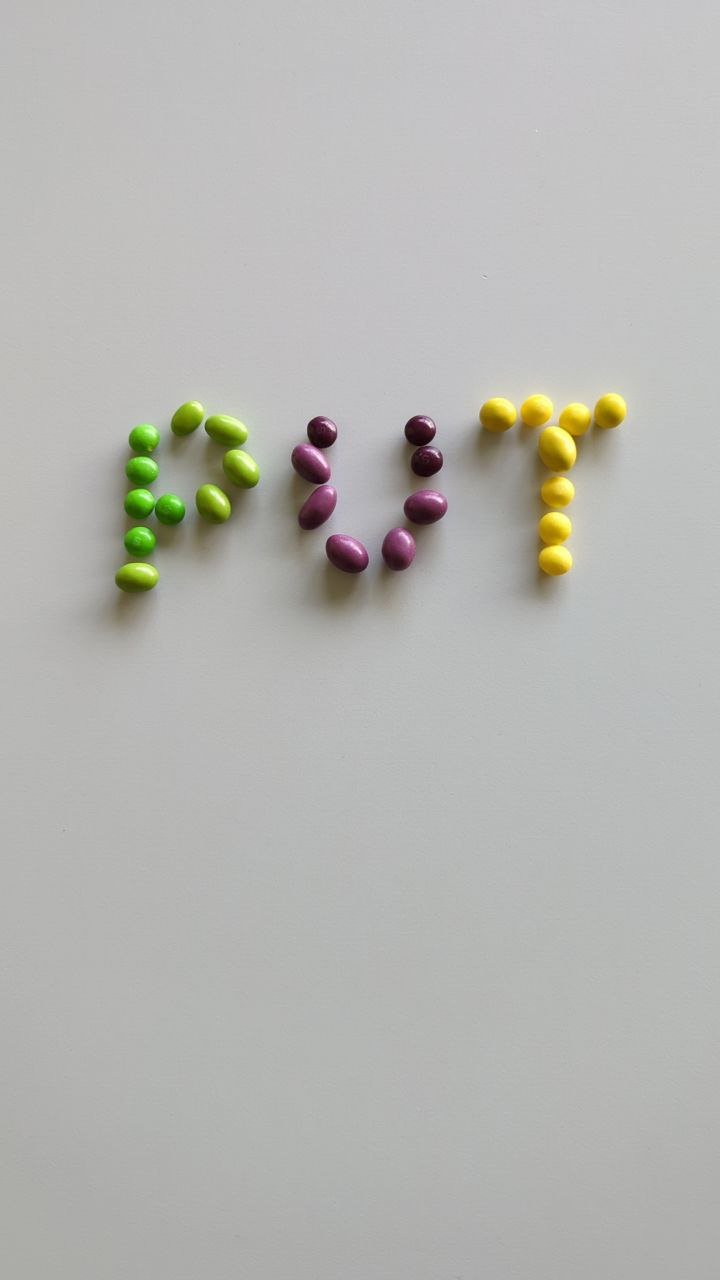
#> input picture data/00.jpg, 720 x 1280 px
$ python -i podejscie3.py   (imports and definitions only)
#> lines starting #> are read from the running program, lines starting #| are printed output that depends on the picture; after the words box and inside, x2 and y2 are one past the last pixel; in counts of white or black regions, pixels touching at a corner belong together
import json
from pathlib import Path
from typing import Dict

import click
import cv2
from tqdm import tqdm

import numpy as np ###################################################### !!!!!!!!!! ##################################

def empty_callback(emm):
    pass

# [7 lines not run here, left out]

def detect(img_path: str) -> Dict[str, int]:
    """Object detection function, according to the project description, to implement.

    Parameters
    ----------
    img_path : str
        Path to processed image.

    Returns
    -------
    Dict[str, int]
        Dictionary with quantity of each object.
    """
#> called with img_path = 'data/00.jpg'
    img = cv2.imread(img_path, cv2.IMREAD_COLOR)
#> img is the input picture: shape (1280, 720, 3); mean B, G, R 178.2, 181.9, 181.8

    #TODO: Implement detection method.

    while True:

        prog = cv2.getTrackbarPos('p1', 'Progi')

        img_hsv = cv2.cvtColor(img, cv2.COLOR_BGR2HSV)
#> img_hsv: shape (1280, 720, 3); mean H, S, V 50.9, 9.5, 183.1
        img_szary = cv2.cvtColor(img_hsv, cv2.COLOR_BGR2GRAY)
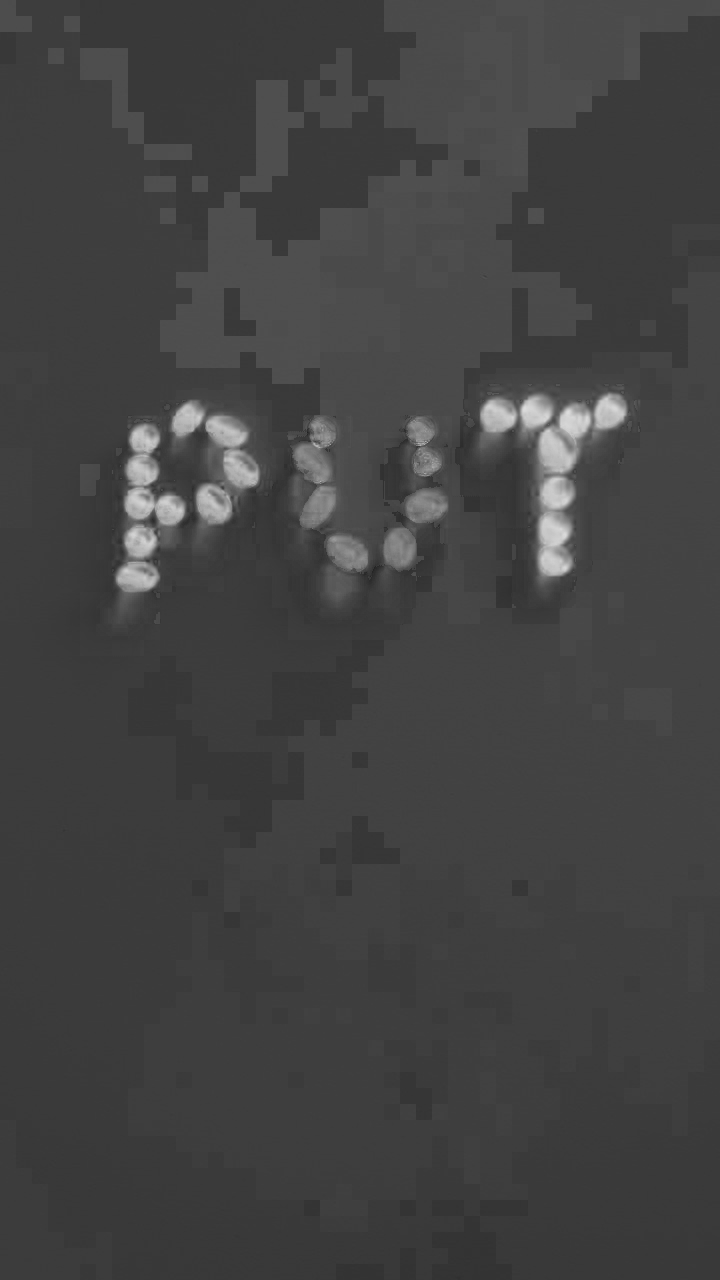
#> img_szary: shape (1280, 720); min 34, max 220, mean 66.1
        res, thresh = cv2.threshold(img_szary, prog, 255, cv2.THRESH_BINARY)
#> thresh: shape (1280, 720); every value is 255
#> res = 0

        thresh = cv2.medianBlur(thresh, 13)

        distance_filter = np.zeros(thresh.shape, dtype=np.uint8)

        distance_filter = cv2.distanceTransform(thresh, cv2.DIST_C, 5)
#> distance_filter: shape (1280, 720) float32; every value is 3.4e+38
        cv2.normalize(distance_filter, distance_filter, 0, 255, cv2.NORM_MINMAX)
#> distance_filter: shape (1280, 720) float32; every value is 0
        distance_filter = distance_filter.astype(np.uint8)
#> distance_filter: shape (1280, 720); every value is 0

        #testowe = cv2.adaptiveThreshold(distance_filter, 255, cv2.ADAPTIVE_THRESH_GAUSSIAN_C, cv2.THRESH_BINARY, 25, 2)
        kernel = np.ones((3, 3), np.uint8)
        dilated = cv2.dilate(distance_filter, kernel)

        srodki = dilated - distance_filter
        res, srodki = cv2.threshold(srodki, 0, 255, cv2.THRESH_BINARY)

        srodki = cv2.medianBlur(srodki, 9)
        kernel = np.ones((9, 9), np.uint8)
        srodki = cv2.erode(srodki, kernel, iterations=2)

        kontury = cv2.Canny(srodki, 30, 150, 3)
        kontury = cv2.dilate(kontury, (3,3), iterations=2)
        #kontury = cv2.erode(kontury, (5,5), iterations = 2)


        (cnt, hierarchy) = cv2.findContours(kontury, cv2.RETR_EXTERNAL, cv2.CHAIN_APPROX_NONE)
#> cnt = []

        #print(len(cnt))

        #bez_tla = np.zeros(img_hsv.shape, dtype=img_hsv.dtype)
        #bez_tla = cv2.bitwise_or(img, bez_tla, mask=thresh)

        cv2.imshow('Kolor', img)
        cv2.imshow('Filtr', srodki)

        #break

        key_code = cv2.waitKey(10)
#> (key Esc is pressed here)
        if key_code == 27:
            # escape key pressed
            break

    red = 0
    yellow = 0
    green = 0
    purple = len(cnt)
#> purple = 0

    return {'red': red, 'yellow': yellow, 'green': green, 'purple': purple}

@click.command()
@click.option('-p', '--data_path', help='Path to data directory', type=click.Path(exists=True, file_okay=False, path_type=Path), required=True)
@click.option('-o', '--output_file_path', help='Path to output file', type=click.Path(dir_okay=False, path_type=Path), required=True)
def main(data_path: Path, output_file_path: Path):
    img_list = data_path.glob('*.jpg')

    results = {}

    #######333
    f = open('tablica_cukierkow.json')
    results_control = json.load(f)
    #print(results_control)
    ##########

    suma = 0 #########################
    suma_kontrolna = 0 #################################3

    for img_path in tqdm(sorted(img_list)):
        fruits = detect(str(img_path))
        results[img_path.name] = fruits
        ##########3
        suma += fruits['purple']          ###########################3
        suma_kontrolna += results_control[img_path.name]['purple']
        print(str(fruits['purple']) + ' / ' + str(results_control[img_path.name]['purple'] + results_control[img_path.name]['red'] + results_control[img_path.name]['yellow'] + results_control[img_path.name]['green']))

    ###########3
    print('Jest:', suma)
    print('Powinno:', suma_kontrolna)
    ###############

    with open(output_file_path, 'w') as ofp:
        json.dump(results, ofp)


# [2 lines not run here, left out]

>>> result = detect('data/00.jpg')
#> result = {'red': 0, 'yellow': 0, 'green': 0, 'purple': 0}

$ run again, on data/02.jpg
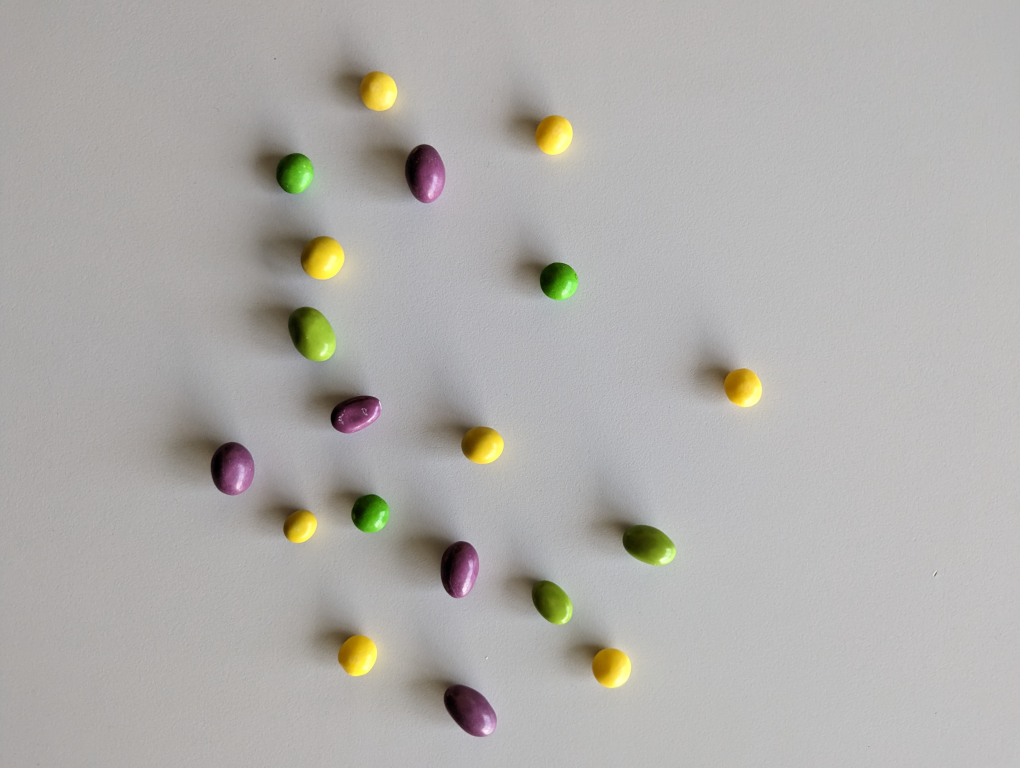
#> input picture data/02.jpg, 4080 x 3072 px (shown at 1/4 size)
#> in detect, img is the input picture: shape (3072, 4080, 3); mean B, G, R 170.7, 173.9, 176
#> img_hsv: shape (3072, 4080, 3); mean H, S, V 51.9, 12.1, 176.9
#> in detect, `res, thresh = cv2.threshold(img_szary, prog, 255, cv2.THRESH_BINARY)`:
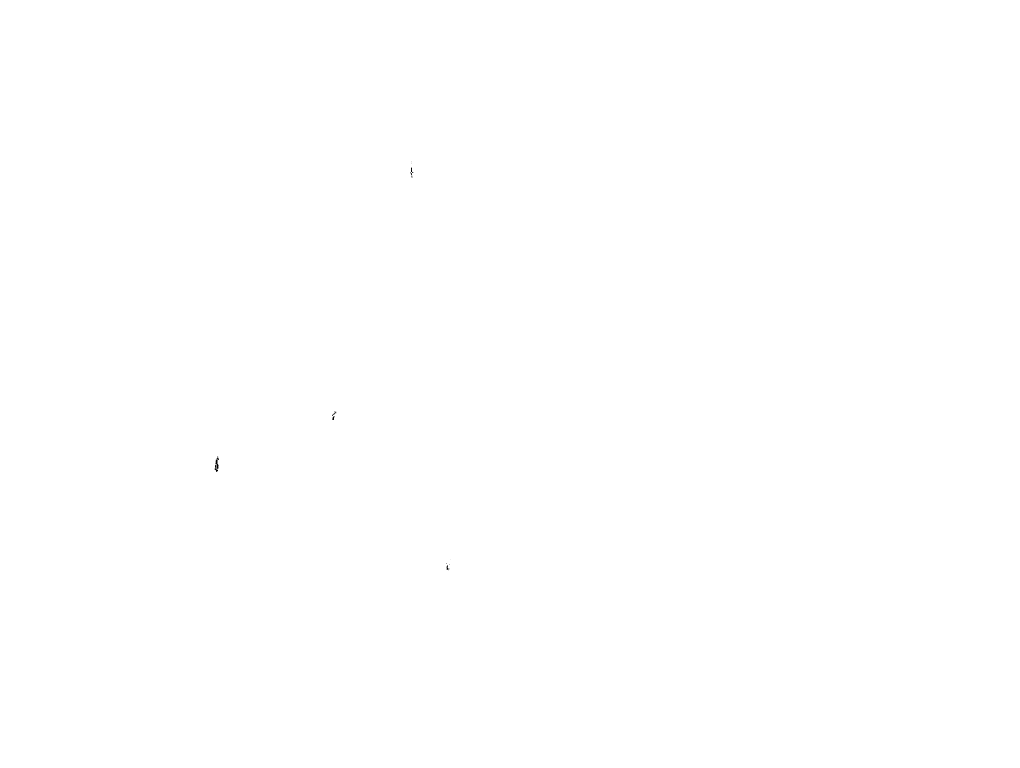
#> thresh: shape (3072, 4080) (shown at 1/4 size); 100% white; 14 black regions (9 under 20 px), largest, box (x1, y1, x2, y2) and area: (857, 1831, 876, 1888) 471, (1329, 1646, 1346, 1680) 165, (1642, 670, 1654, 710) 150, (1786, 2261, 1792, 2280) 80, (1792, 2272, 1799, 2281) 20
#> res = 0
#> in detect, `srodki = dilated - distance_filter`:
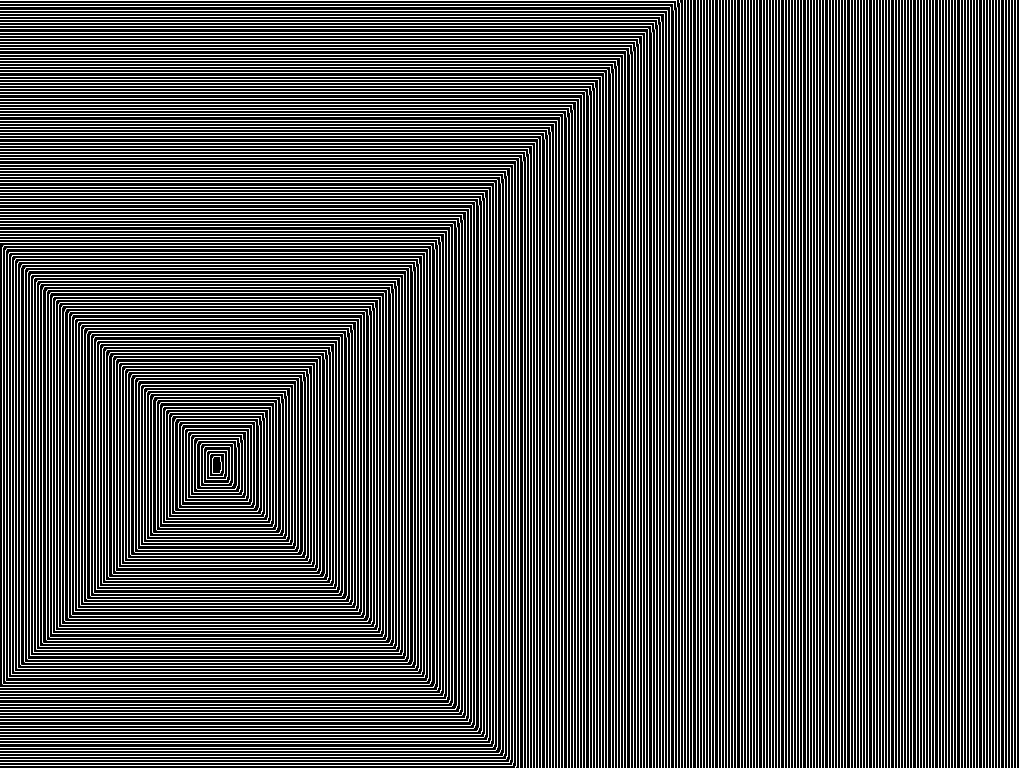
#> srodki: shape (3072, 4080) (shown at 1/4 size); values 0 (black) and 1 (white), 8% white in thin lines or dots
#> cnt = []
#> purple = 0
#> result = {'red': 0, 'yellow': 0, 'green': 0, 'purple': 0}

$ run again, on data/04.jpg
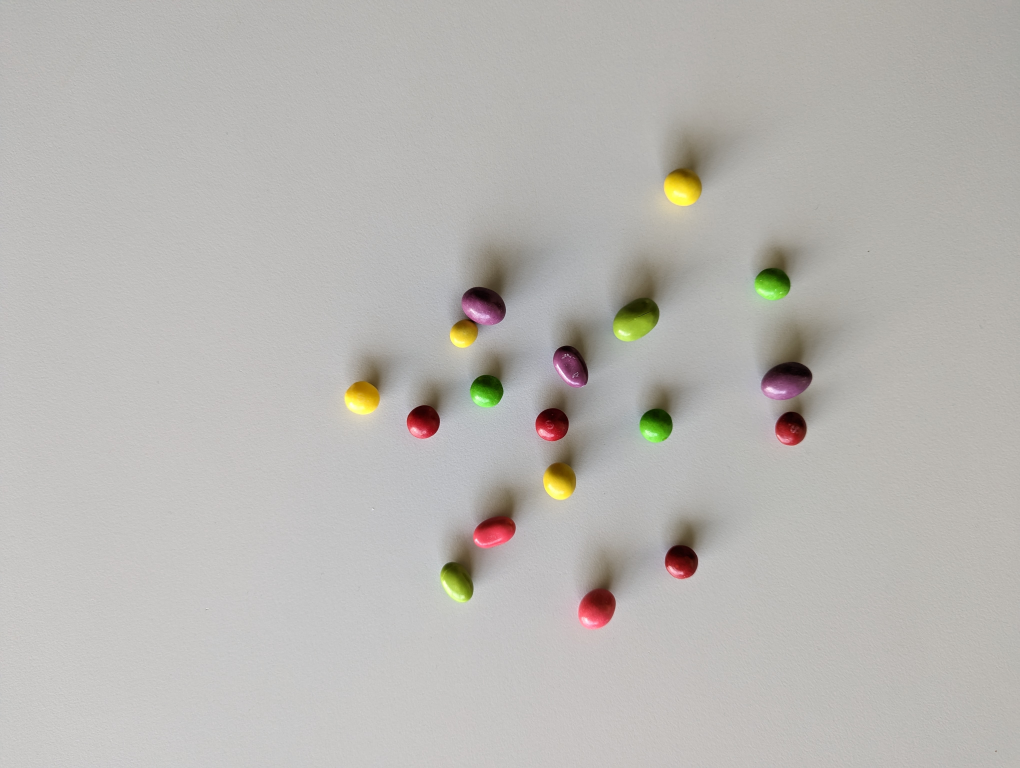
#> input picture data/04.jpg, 4080 x 3072 px (shown at 1/4 size)
#> in detect, img is the input picture: shape (3072, 4080, 3); mean B, G, R 178.5, 182.3, 184.6
#> img_hsv: shape (3072, 4080, 3); mean H, S, V 29.2, 11.2, 185
#> in detect, `img_szary = cv2.cvtColor(img_hsv, cv2.COLOR_BGR2GRAY)`:
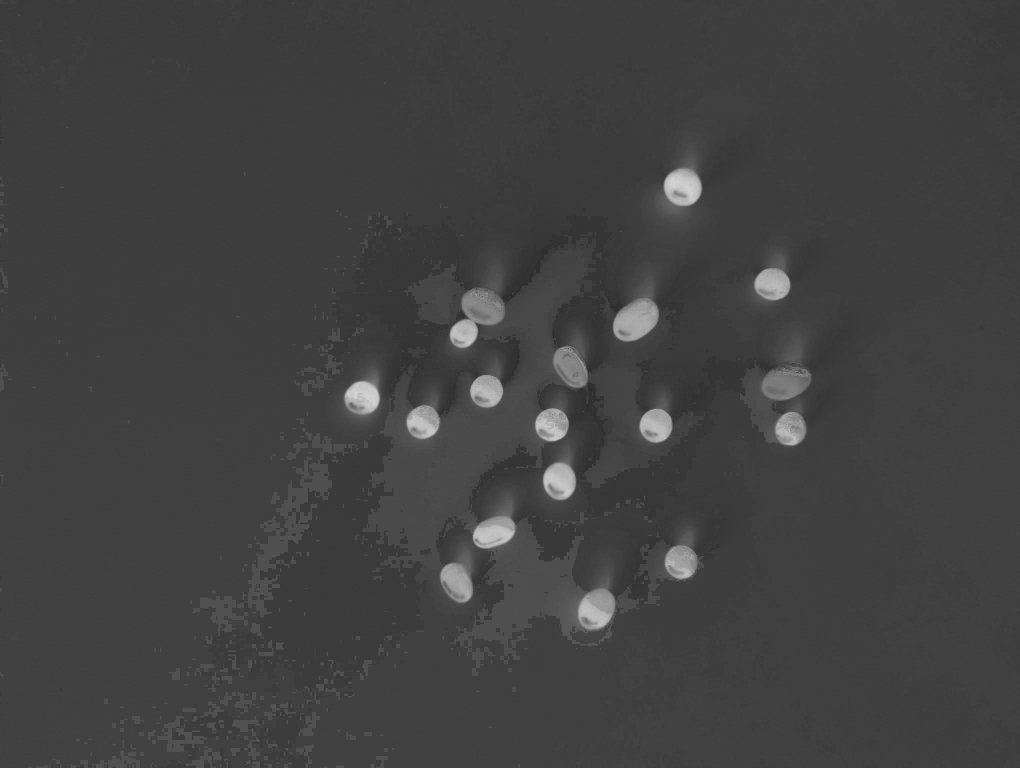
#> img_szary: shape (3072, 4080) (shown at 1/4 size); min 36, max 215, mean 65.2
#> thresh: shape (3072, 4080); every value is 255
#> res = 0
#> cnt = []
#> purple = 0
#> result = {'red': 0, 'yellow': 0, 'green': 0, 'purple': 0}
